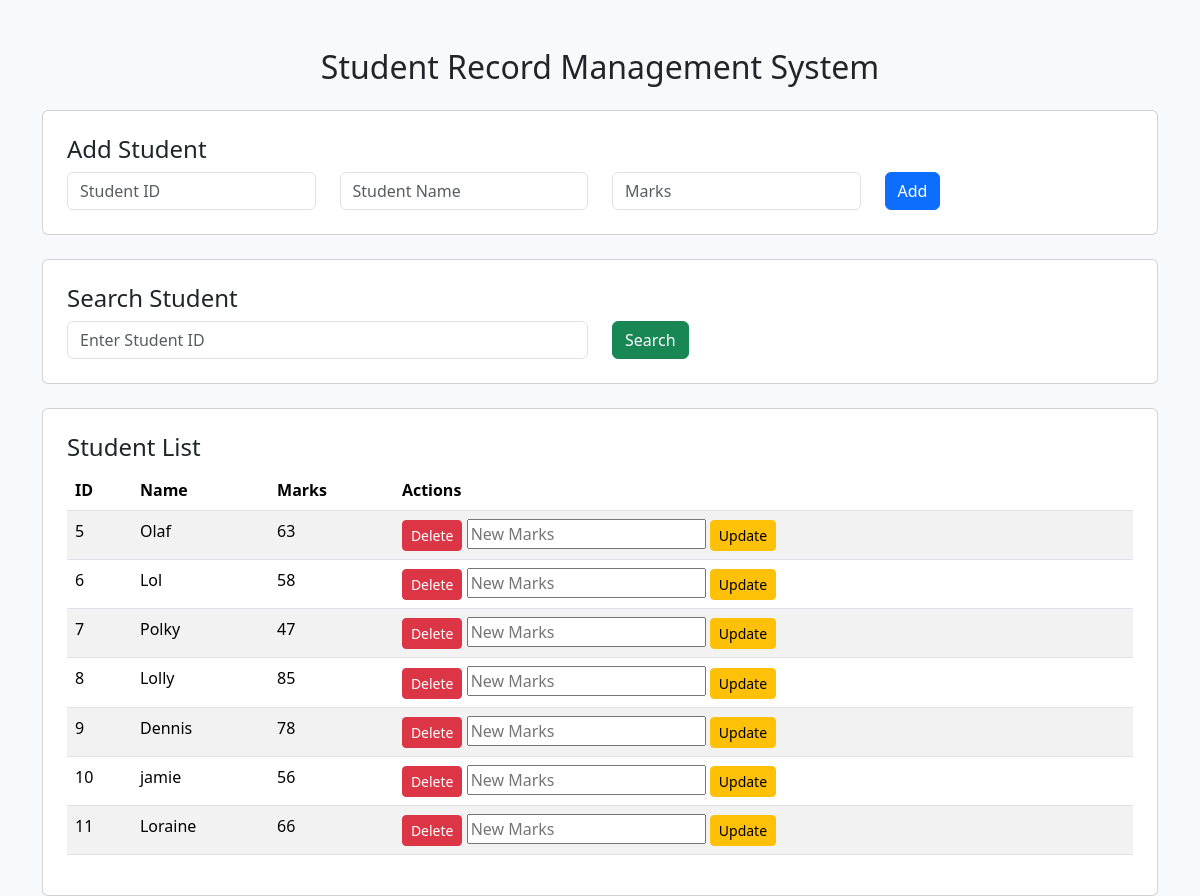
Before: / with the older database file.
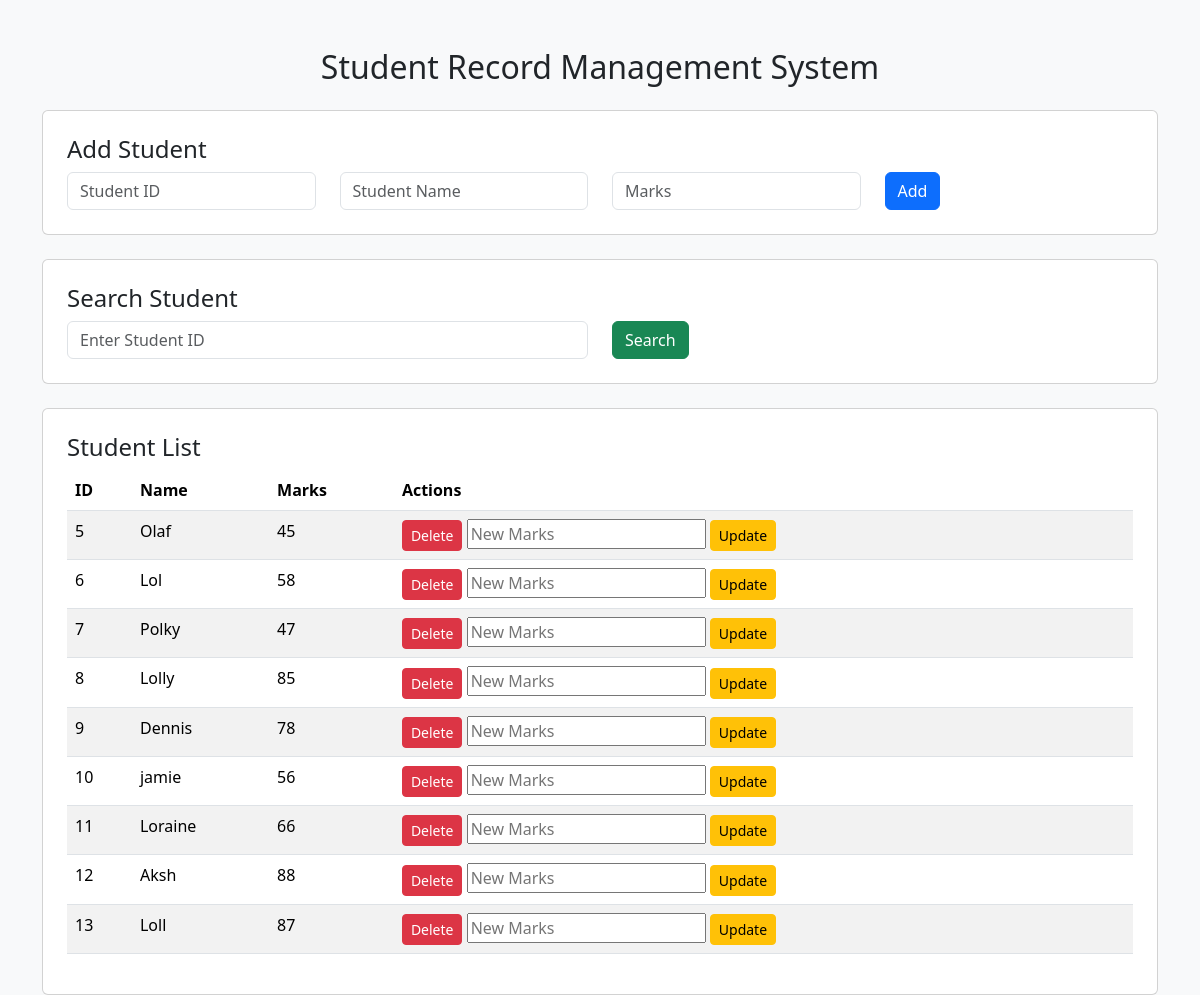
After: the same page with the newer database file.
### tables this page shows
CREATE TABLE students (
        id TEXT PRIMARY KEY,
        name TEXT,
        marks INTEGER
    );

### app.py (the view)
@app.route("/")
def home():
    students = get_students()
    return render_template("index.html", students=students)

### database/db.py (called while the page is built)
def create_connection():
    conn = sqlite3.connect("students.db")
    return conn

def get_students():
    conn = create_connection()
    cursor = conn.cursor()
    cursor.execute("SELECT * FROM students")
    students = cursor.fetchall()
    conn.close()
    return students

### templates/index.html (shortened to what this page needs)
<!DOCTYPE html>
<html>
<head>
<link href="https://cdn.jsdelivr.net/npm/bootstrap@5.3.2/dist/css/bootstrap.min.css" rel="stylesheet">
</head>
<body class="bg-light">
<div class="container mt-5">
<h2 class="text-center mb-4">Student Record Management System</h2>
<div class="card p-4 mb-4">
<h4>Add Student</h4>
<form action="/add" method="post">
<div class="row">
<div class="col">
<input type="text" name="id" class="form-control" placeholder="Student ID" required>
</div>
<div class="col">
<input type="text" name="name" class="form-control" placeholder="Student Name" required>
</div>
<div class="col">
<input type="number" name="marks" class="form-control" placeholder="Marks" required>
</div>
<div class="col">
<button class="btn btn-primary">Add</button>
</div>
</div>
</form>
</div>
<div class="card p-4 mb-4">
<h4>Search Student</h4>
<form action="/search" method="post">
<div class="row">
<div class="col">
<input type="text" name="id" class="form-control" placeholder="Enter Student ID">
</div>
<div class="col">
<button class="btn btn-success">Search</button>
</div>
</div>
</form>
</div>
<div class="card p-4">
<h4>Student List</h4>
<table class="table table-striped">
<thead>
<tr>
<th>ID</th>
<th>Name</th>
<th>Marks</th>
<th>Actions</th>
</tr>
</thead>
<tbody>
{% for s in students %}
<tr>
<td>{{ s[0] }}</td>
<td>{{ s[1] }}</td>
<td>{{ s[2] }}</td>
<td>
<a href="/delete/{{ s[0] }}" class="btn btn-danger btn-sm">Delete</a>
<form action="/update" method="post" style="display:inline;">
<input type="number" name="marks" placeholder="New Marks" required>
<button class="btn btn-warning btn-sm">Update</button>
</form>
</td>
</tr>
{% endfor %}
</tbody>
</table>
</div>
</div>
</body>
</html>

Changed rows visible on the page:
changed students "Olaf": marks "63" → "45"
added students: id "12", name "Aksh", marks "88"
added students: id "13", name "Loll", marks "87"
